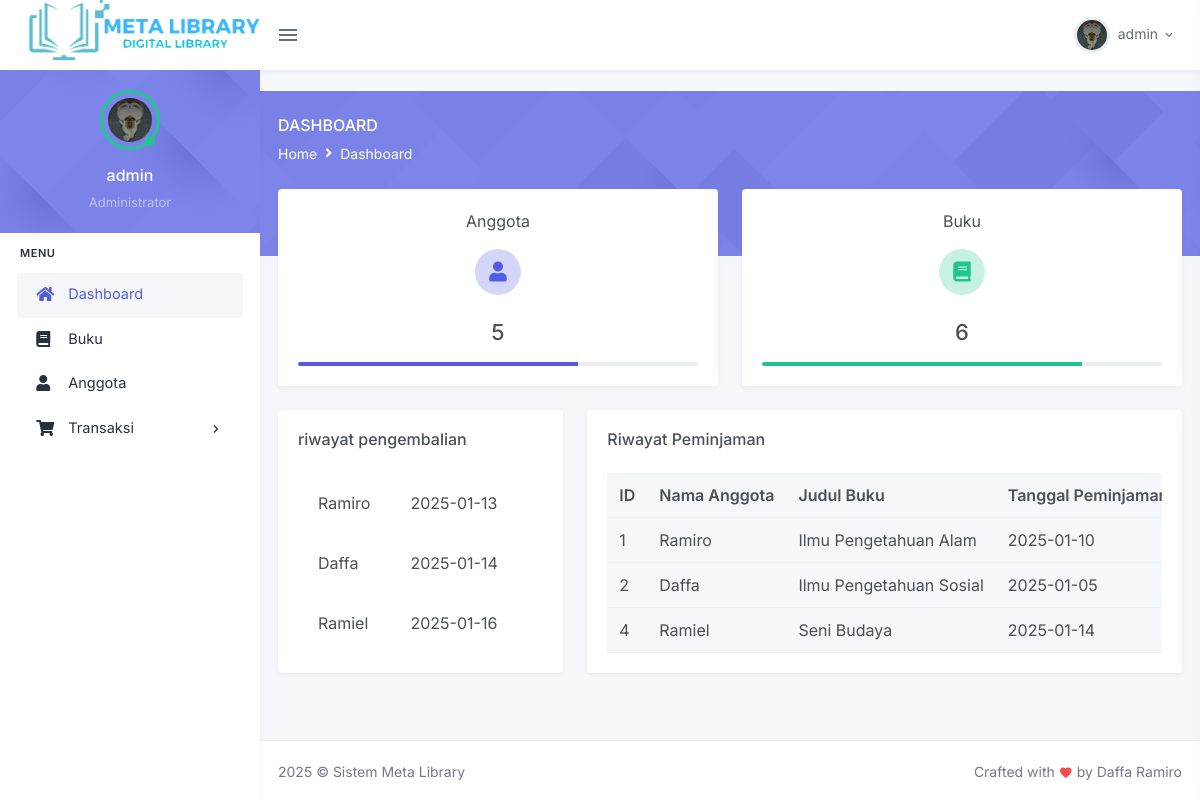
The app's page /dashboard.php (signed in) with its own data.
### tables this page shows
CREATE TABLE `pengembalian` (
  `id` int NOT NULL,
  `nama_anggota` varchar(100) NOT NULL,
  `judul_buku` varchar(100) NOT NULL,
  `tanggal_kembali` varchar(100) NOT NULL
);

CREATE TABLE `peminjaman` (
  `id` int NOT NULL,
  `nama_anggota` varchar(100) NOT NULL,
  `judul_buku` varchar(100) NOT NULL,
  `tanggal_pinjam` varchar(100) NOT NULL,
  `tanggal_kembali` varchar(100) NOT NULL
);

### dashboard.php (the view, shortened to what this page needs)
<?php
 include 'config.php';
 include 'header.php';
 $sqlbuku = "SELECT * FROM buku";
 $querybuku = mysqli_query($db, $sqlbuku);
 $jumlah_buku = mysqli_num_rows($querybuku);
 $sqlanggota = "SELECT * FROM anggota";
 $querryanggota = mysqli_query($db, $sqlanggota);
 $jumlah_anggota = mysqli_num_rows($querryanggota);
?>
  <div class="page-content">
                <div class="page-title-box">
                    <div class="container-fluid">
                     <div class="row align-items-center">
                         <div class="col-sm-6">
                             <div class="page-title">
                                 <h4>Dashboard</h4>
                                     <ol class="breadcrumb m-0">
                                         <li class="breadcrumb-item"><a href="javascript: void(0);">Home</a></li>
                                         <li class="breadcrumb-item"><a href="javascript: void(0);">Dashboard</a></li>
                                     </ol>
                             </div>
                         </div>
                     </div>
                    </div>
                 </div>
                <div class="container-fluid">
                    <div class="page-content-wrapper">
                            <div class="col-12">
                                <div class="row">
                                    <div class="col-xl-6 col-md-6">
                                        <div class="card">
                                            <div class="card-body">
                                                <div class="text-center">
                                                    <p class="font-size-16">Anggota</p>
                                                    <div class="mini-stat-icon mx-auto mb-4 mt-3">
                                                        <span class="avatar-title rounded-circle bg-soft-primary">
                                                                <i class="fas fa-user text-primary font-size-20"></i>
                                                            </span>
                                                    </div>
                                                    <h5 class="font-size-22"><?php echo $jumlah_anggota ?></h5>
                                                    <div class="progress mt-3" style="height: 4px;">
                                                        <div class="progress-bar progress-bar bg-primary" role="progressbar" style="width: 70%" aria-valuenow="70" aria-valuemin="0" aria-valuemax="70">
                                                        </div>
                                                    </div>
                                                </div>
                                            </div>
                                        </div>
                                    </div>
                                    <div class="col-xl-6 col-md-6">
                                        <div class="card">
                                            <div class="card-body">
                                                <div class="text-center">
                                                    <p class="font-size-16">Buku</p>
                                                    <div class="mini-stat-icon mx-auto mb-4 mt-3">
                                                        <span class="avatar-title rounded-circle bg-soft-success">
                                                                <i class="fas fa-book text-success font-size-20"></i>
                                                            </span>
                                                    </div>
                                                    <h5 class="font-size-22"><?php echo $jumlah_buku ?></h5>
                                                    <div class="progress mt-3" style="height: 4px;">
                                                        <div class="progress-bar progress-bar bg-success" role="progressbar" style="width: 80%" aria-valuenow="80" aria-valuemin="0" aria-valuemax="80">
                                                        </div>
                                                    </div>
                                                </div>
                                            </div>
                                        </div>
                                    </div>
                                </div>
                            </div>
                        </div>
                        <div class="row">
              <div class="col-xl-4 col-md-4">
                                <div class="card">
                                    <div class="card-body">
                                        <h4 class="header-title mb-4">riwayat pengembalian</h4>
                                        <table>
                                            <?php
                                             $sql = "SELECT * FROM Pengembalian";
                                             $query = mysqli_query($db, $sql);
                                             while($row = mysqli_fetch_assoc($query)){
                                               echo '<tr>';
                                               echo '<td style="padding:20px;">'.$row['nama_anggota'].'</td>';
                                               echo '<td style="padding:20px;">'.$row['tanggal_kembali'].'</td>';
                                               echo '</tr>';
                                             }
                                            ?>
                                        </table>
                                    </div>
                                </div>
                            </div>
                <div class="col-xl-8 col-md-8">
                  <div class="card">
                    <div class="card-body">
                      <h4 class="header-title mb-4">Riwayat Peminjaman</h4>
                      <div class="table-responsive">
                        <table class="table table-centered table-nowrap mb-0">
                          <thead class="thead-light">
                            <tr>
                              <th>ID</th>
                              <th>Nama Anggota</th>
                              <th>Judul Buku</th>
                              <th>Tanggal Peminjaman</th>
                            </tr>
                          </thead>
                          <tbody>
                            <?php
                            $sql = "SELECT * FROM Peminjaman";
                            $query = mysqli_query($db, $sql);
                            while($peminjaman = mysqli_fetch_assoc($query)){
                              echo "<tr>";
                              echo "<td>".$peminjaman['id']."</td>";
                              echo "<td>".$peminjaman['nama_anggota']."</td>";
                              echo "<td>".$peminjaman['judul_buku']."</td>";
                              echo "<td>".$peminjaman['tanggal_pinjam']."</td>";
                            }
                            ?>
                          </tbody>
                        </table>
                      </div>
              </div>
                                    </div>
                                </div>
                            </div>
                    </div>
                </div>
                </div>
            </div>
<?php include "footer.php"?>

### records on screen
pengembalian: nama_anggota "Ramiro", tanggal_kembali "2025-01-13"
pengembalian: nama_anggota "Daffa", tanggal_kembali "2025-01-14"
pengembalian: nama_anggota "Ramiel", tanggal_kembali "2025-01-16"
peminjaman: id "1", nama_anggota "Ramiro", judul_buku "Ilmu Pengetahuan Alam", tanggal_pinjam "2025-01-10"
peminjaman: id "2", nama_anggota "Daffa", judul_buku "Ilmu Pengetahuan Sosial", tanggal_pinjam "2025-01-05"
peminjaman: id "4", nama_anggota "Ramiel", judul_buku "Seni Budaya", tanggal_pinjam "2025-01-14"

### other values on screen
$_SESSION['username'] "admin"
$jumlah_anggota "5"
$jumlah_buku "6"
